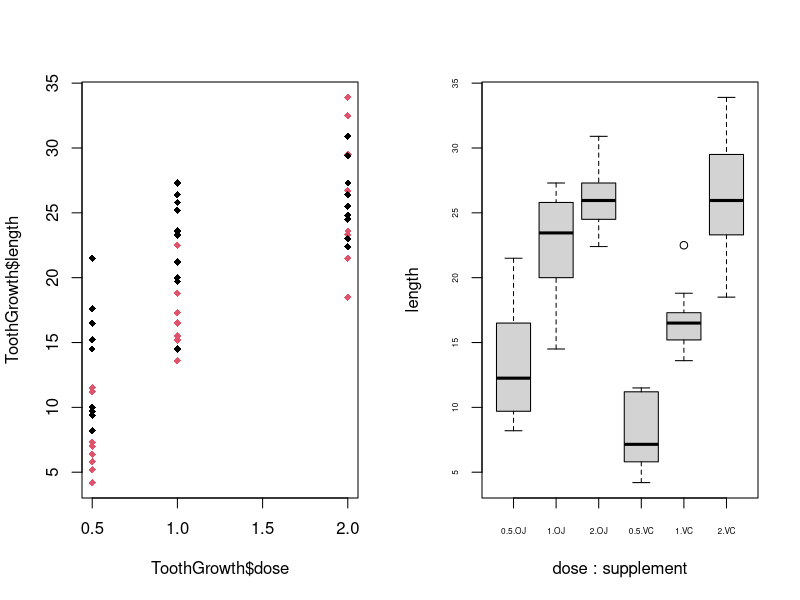

Here is the R script that generated this plot:
## ---- chunk 1
knitr::opts_chunk$set(echo = TRUE)
## ---- chunk 2
library(datasets); library(dplyr)
names(ToothGrowth) <- c("length", "supplement", "dose")
str(ToothGrowth)
## ---- chunk 3
table(ToothGrowth$supplement, ToothGrowth$dose)
## ---- chunk 4
par(mfrow = c(1, 2))
plot(x = ToothGrowth$dose, y = ToothGrowth$length, col = ToothGrowth$supplement, pch = 18)
boxplot(length ~ dose * supplement, data = ToothGrowth, cex.axis = 0.5)

## ---- chunk 5
vc <- ToothGrowth[ToothGrowth$supplement == "VC", 1]
oj <- ToothGrowth[ToothGrowth$supplement == "OJ", 1]
## ---- chunk 6
result_supp <- t.test(vc, oj, alternative = "two.sided", paired = FALSE)
## ---- chunk 7
d_0_5 <- ToothGrowth[ToothGrowth$dose == 0.5, 1]
d_1_0 <- ToothGrowth[ToothGrowth$dose == 1.0, 1]
d_2_0 <- ToothGrowth[ToothGrowth$dose == 2.0, 1]
## ---- chunk 8
result_dose1 <- t.test(d_0_5, d_1_0, alternative = "two.sided", paired = FALSE)
result_dose2 <- t.test(d_1_0, d_2_0, alternative = "two.sided", paired = FALSE)
result_dose3 <- t.test(d_0_5, d_2_0, alternative = "two.sided", paired = FALSE)
